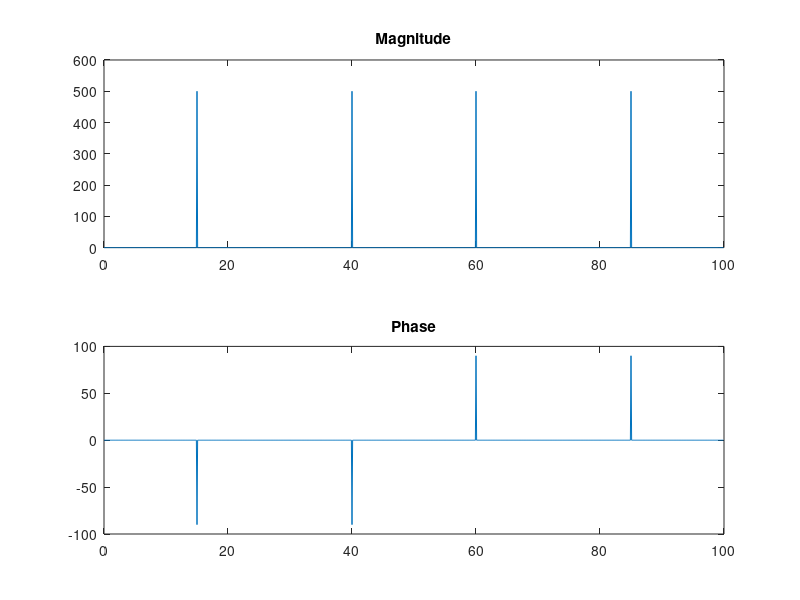

Recreate this plot in MATLAB.
t = 0:1/100:10-1/100;                     % Time vector
x = sin(2*pi*15*t) + sin(2*pi*40*t);      % Signal
y = fft(x);                               % Compute DFT of x
m = abs(y);                               % Magnitude
y(m<1e-6) = 0;
p = unwrap(angle(y));                     % Phase
f = (0:length(y)-1)*100/length(y);        % Frequency vector

subplot(2,1,1)
plot(f,m)
title('Magnitude')
% ax = gca;
% ax.XTick = [15 40 60 85];

subplot(2,1,2)
plot(f,p*180/pi)
title('Phase')
% ax = gca;
% ax.XTick = [15 40 60 85];